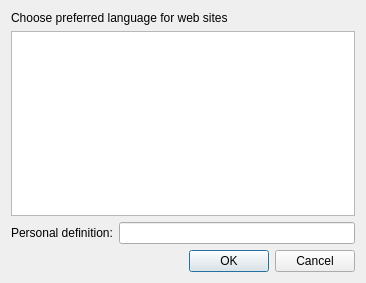
<?xml version="1.0" encoding="UTF-8"?>
<ui version="4.0">
 <class>AddAcceptLanguage</class>
 <widget class="QDialog" name="AddAcceptLanguage">
  <property name="geometry">
   <rect>
    <x>0</x>
    <y>0</y>
    <width>366</width>
    <height>283</height>
   </rect>
  </property>
  <property name="windowTitle">
   <string>Add Language</string>
  </property>
  <layout class="QVBoxLayout" name="verticalLayout">
   <item>
    <widget class="QLabel" name="label">
     <property name="text">
      <string>Choose preferred language for web sites</string>
     </property>
    </widget>
   </item>
   <item>
    <widget class="QListWidget" name="listWidget"/>
   </item>
   <item>
    <layout class="QHBoxLayout" name="horizontalLayout">
     <item>
      <widget class="QLabel" name="label_2">
       <property name="text">
        <string>Personal definition:</string>
       </property>
      </widget>
     </item>
     <item>
      <widget class="QLineEdit" name="ownDefinition"/>
     </item>
    </layout>
   </item>
   <item>
    <widget class="QDialogButtonBox" name="buttonBox">
     <property name="orientation">
      <enum>Qt::Horizontal</enum>
     </property>
     <property name="standardButtons">
      <set>QDialogButtonBox::Cancel|QDialogButtonBox::Ok</set>
     </property>
    </widget>
   </item>
  </layout>
 </widget>
 <resources/>
 <connections>
  <connection>
   <sender>buttonBox</sender>
   <signal>accepted()</signal>
   <receiver>AddAcceptLanguage</receiver>
   <slot>accept()</slot>
   <hints>
    <hint type="sourcelabel">
     <x>248</x>
     <y>254</y>
    </hint>
    <hint type="destinationlabel">
     <x>157</x>
     <y>274</y>
    </hint>
   </hints>
  </connection>
  <connection>
   <sender>buttonBox</sender>
   <signal>rejected()</signal>
   <receiver>AddAcceptLanguage</receiver>
   <slot>reject()</slot>
   <hints>
    <hint type="sourcelabel">
     <x>316</x>
     <y>260</y>
    </hint>
    <hint type="destinationlabel">
     <x>286</x>
     <y>274</y>
    </hint>
   </hints>
  </connection>
 </connections>
</ui>
